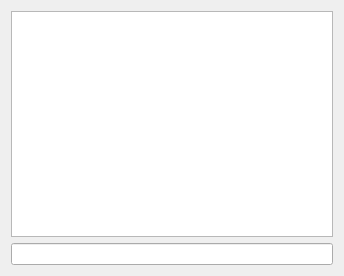
<?xml version="1.0" encoding="UTF-8"?>
<ui version="4.0">
 <class>ChatView</class>
 <widget class="QWidget" name="ChatView">
  <property name="geometry">
   <rect>
    <x>0</x>
    <y>0</y>
    <width>344</width>
    <height>276</height>
   </rect>
  </property>
  <property name="windowTitle">
   <string>Form</string>
  </property>
  <layout class="QVBoxLayout" name="verticalLayout">
   <item>
    <widget class="QTextEdit" name="chatText"/>
   </item>
   <item>
    <widget class="QLineEdit" name="inputLine"/>
   </item>
  </layout>
 </widget>
 <resources/>
 <connections/>
</ui>
